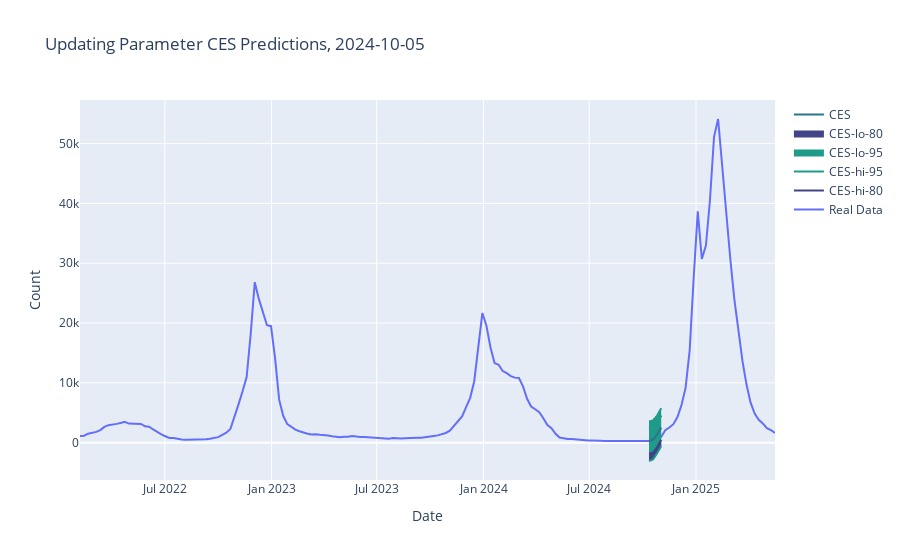
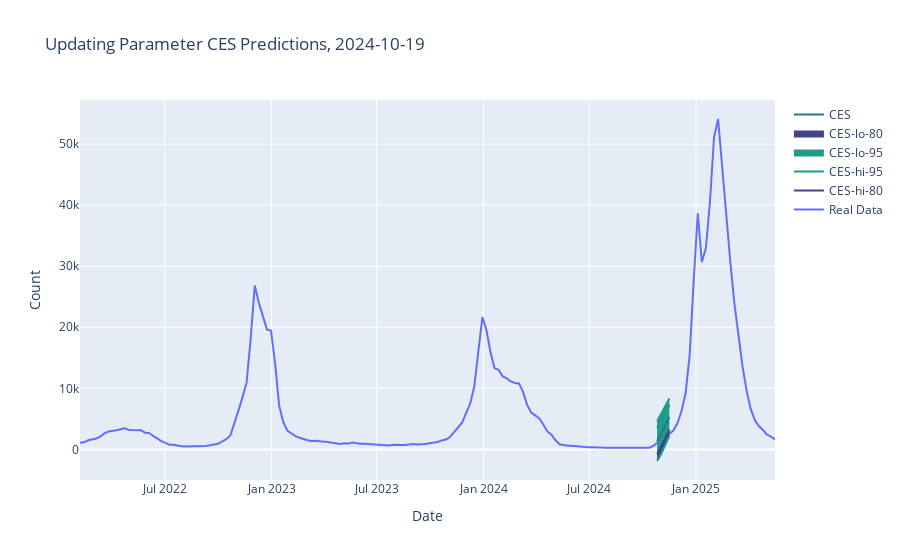
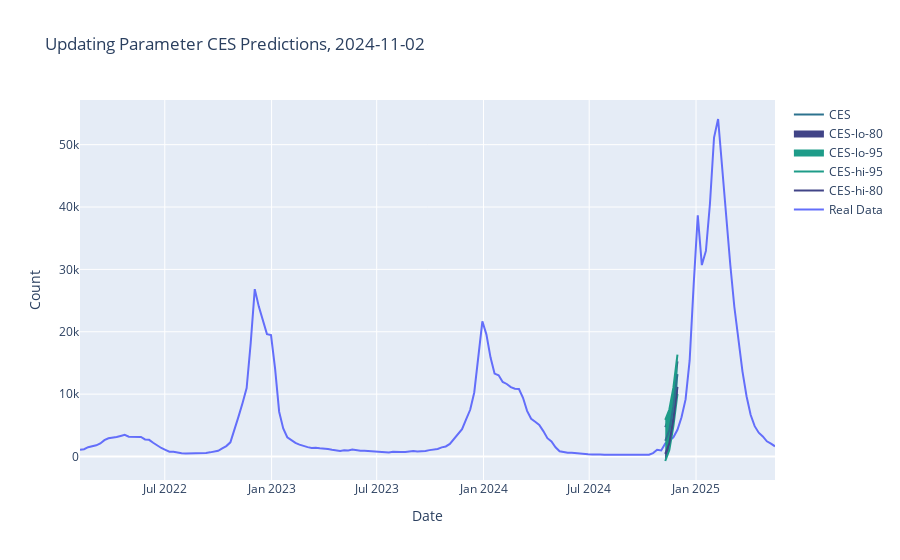
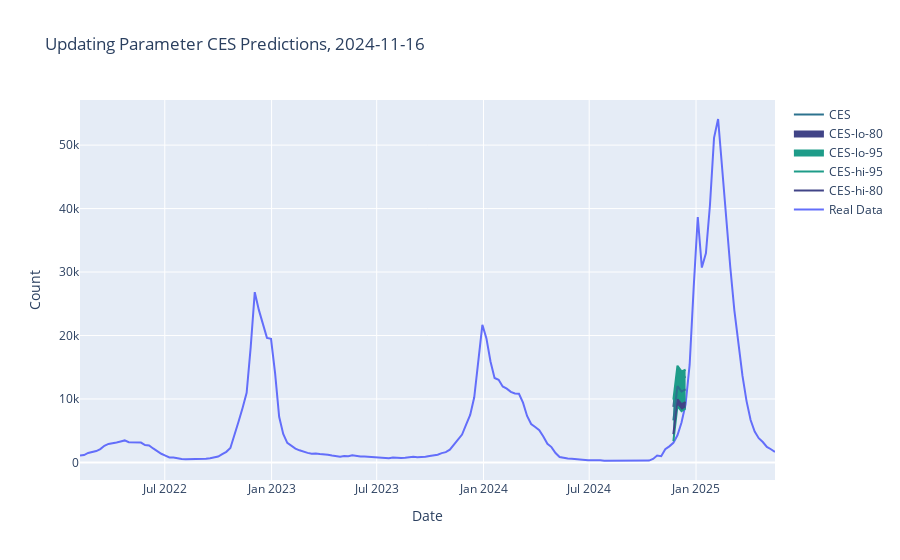

The notebook cell these images were saved under, in order:
### Code cell
UProcessor.create_graph()

### Figure 1 — Plotly figure (JSON) as saved in the notebook; plotly's stock layout.template omitted (floating-point values rounded to 4 significant figures; data arrays with more than 128 entries replaced by an {"elided": "..."} marker saying what was removed)
{"data": [{"mode": "lines", "name": "Real Data", "type": "scatter", "x": {"elided": "172 str values"}, "y": {"elided": "172 int values"}}, {"line": {"color": "#414487"}, "mode": "lines", "name": "CES-hi-80", "type": "scatter", "x": ["2024-10-12T00:00:00", "2024-10-19T00:00:00", "2024-10-26T00:00:00", "2024-11-02T00:00:00"], "y": [2412.0, 2620.0, 3425.0, 4549.0]}, {"line": {"color": "#1e9c89"}, "mode": "lines", "name": "CES-hi-95", "type": "scatter", "x": ["2024-10-12T00:00:00", "2024-10-19T00:00:00", "2024-10-26T00:00:00", "2024-11-02T00:00:00"], "y": [3556.0, 3711.0, 4534.0, 5750.0]}, {"fill": "tonexty", "fillcolor": "#1e9c89", "line": {"color": "#1e9c89"}, "mode": "lines", "name": "CES-lo-95", "type": "scatter", "x": ["2024-10-12T00:00:00", "2024-10-19T00:00:00", "2024-10-26T00:00:00", "2024-11-02T00:00:00"], "y": [-3071.0, -2792.0, -1790.0, -601.0]}, {"fill": "tonexty", "fillcolor": "#414487", "line": {"color": "#414487"}, "mode": "lines", "name": "CES-lo-80", "type": "scatter", "x": ["2024-10-12T00:00:00", "2024-10-19T00:00:00", "2024-10-26T00:00:00", "2024-11-02T00:00:00"], "y": [-1837.0, -1649.0, -736.3, 484.0]}, {"line": {"color": "#2c728e"}, "mode": "lines", "name": "CES", "type": "scatter", "x": ["2024-10-12T00:00:00", "2024-10-19T00:00:00", "2024-10-26T00:00:00", "2024-11-02T00:00:00"], "y": [265.2, 505.3, 1358.0, 2510.0]}], "layout": {"autosize": true, "hovermode": "x", "title": {"text": "Updating Parameter CES Predictions, 2024-10-05"}, "xaxis": {"autorange": true, "range": ["2022-02-05", "2025-05-17"], "title": {"text": "Date"}, "type": "date"}, "yaxis": {"autorange": true, "range": [-6248.0, 57290.0], "title": {"text": "Count"}, "type": "linear"}}}

### Figure 2 — Plotly figure (JSON) as saved in the notebook; plotly's stock layout.template omitted (floating-point values rounded to 4 significant figures; data arrays with more than 128 entries replaced by an {"elided": "..."} marker saying what was removed)
{"data": [{"mode": "lines", "name": "Real Data", "type": "scatter", "x": {"elided": "172 str values"}, "y": {"elided": "172 int values"}}, {"line": {"color": "#414487"}, "mode": "lines", "name": "CES-hi-80", "type": "scatter", "x": ["2024-10-26T00:00:00", "2024-11-02T00:00:00", "2024-11-09T00:00:00", "2024-11-16T00:00:00"], "y": [3509.0, 4652.0, 5883.0, 7285.0]}, {"line": {"color": "#1e9c89"}, "mode": "lines", "name": "CES-hi-95", "type": "scatter", "x": ["2024-10-26T00:00:00", "2024-11-02T00:00:00", "2024-11-09T00:00:00", "2024-11-16T00:00:00"], "y": [4607.0, 5816.0, 6964.0, 8358.0]}, {"fill": "tonexty", "fillcolor": "#1e9c89", "line": {"color": "#1e9c89"}, "mode": "lines", "name": "CES-lo-95", "type": "scatter", "x": ["2024-10-26T00:00:00", "2024-11-02T00:00:00", "2024-11-09T00:00:00", "2024-11-16T00:00:00"], "y": [-1900.0, -748.5, 732.5, 2189.0]}, {"fill": "tonexty", "fillcolor": "#414487", "line": {"color": "#414487"}, "mode": "lines", "name": "CES-lo-80", "type": "scatter", "x": ["2024-10-26T00:00:00", "2024-11-02T00:00:00", "2024-11-09T00:00:00", "2024-11-16T00:00:00"], "y": [-774.4, 405.3, 1799.0, 3245.0]}, {"line": {"color": "#2c728e"}, "mode": "lines", "name": "CES", "type": "scatter", "x": ["2024-10-26T00:00:00", "2024-11-02T00:00:00", "2024-11-09T00:00:00", "2024-11-16T00:00:00"], "y": [1366.0, 2544.0, 3865.0, 5287.0]}], "layout": {"autosize": true, "hovermode": "x", "title": {"text": "Updating Parameter CES Predictions, 2024-10-19"}, "xaxis": {"autorange": true, "range": ["2022-02-05", "2025-05-17"], "title": {"text": "Date"}, "type": "date"}, "yaxis": {"autorange": true, "range": [-5011.0, 57230.0], "title": {"text": "Count"}, "type": "linear"}}}

### Figure 3 — Plotly figure (JSON) as saved in the notebook; plotly's stock layout.template omitted (floating-point values rounded to 4 significant figures; data arrays with more than 128 entries replaced by an {"elided": "..."} marker saying what was removed)
{"data": [{"mode": "lines", "name": "Real Data", "type": "scatter", "x": {"elided": "172 str values"}, "y": {"elided": "172 int values"}}, {"line": {"color": "#414487"}, "mode": "lines", "name": "CES-hi-80", "type": "scatter", "x": ["2024-11-09T00:00:00", "2024-11-16T00:00:00", "2024-11-23T00:00:00", "2024-11-30T00:00:00"], "y": [4701.0, 6305.0, 10020.0, 15250.0]}, {"line": {"color": "#1e9c89"}, "mode": "lines", "name": "CES-hi-95", "type": "scatter", "x": ["2024-11-09T00:00:00", "2024-11-16T00:00:00", "2024-11-23T00:00:00", "2024-11-30T00:00:00"], "y": [5886.0, 7530.0, 11040.0, 16330.0]}, {"fill": "tonexty", "fillcolor": "#1e9c89", "line": {"color": "#1e9c89"}, "mode": "lines", "name": "CES-lo-95", "type": "scatter", "x": ["2024-11-09T00:00:00", "2024-11-16T00:00:00", "2024-11-23T00:00:00", "2024-11-30T00:00:00"], "y": [-719.5, 1062.0, 4877.0, 10050.0]}, {"fill": "tonexty", "fillcolor": "#414487", "line": {"color": "#414487"}, "mode": "lines", "name": "CES-lo-80", "type": "scatter", "x": ["2024-11-09T00:00:00", "2024-11-16T00:00:00", "2024-11-23T00:00:00", "2024-11-30T00:00:00"], "y": [427.6, 2118.0, 5969.0, 11160.0]}, {"line": {"color": "#2c728e"}, "mode": "lines", "name": "CES", "type": "scatter", "x": ["2024-11-09T00:00:00", "2024-11-16T00:00:00", "2024-11-23T00:00:00", "2024-11-30T00:00:00"], "y": [2527.0, 4216.0, 8031.0, 13200.0]}], "layout": {"autosize": true, "hovermode": "x", "title": {"text": "Updating Parameter CES Predictions, 2024-11-02"}, "xaxis": {"autorange": true, "range": ["2022-02-05", "2025-05-17"], "title": {"text": "Date"}, "type": "date"}, "yaxis": {"autorange": true, "range": [-3766.0, 57160.0], "title": {"text": "Count"}, "type": "linear"}}}

### Figure 4 — Plotly figure (JSON) as saved in the notebook; plotly's stock layout.template omitted (floating-point values rounded to 4 significant figures; data arrays with more than 128 entries replaced by an {"elided": "..."} marker saying what was removed)
{"data": [{"mode": "lines", "name": "Real Data", "type": "scatter", "x": {"elided": "172 str values"}, "y": {"elided": "172 int values"}}, {"line": {"color": "#414487"}, "mode": "lines", "name": "CES-hi-80", "type": "scatter", "x": ["2024-11-23T00:00:00", "2024-11-30T00:00:00", "2024-12-07T00:00:00", "2024-12-14T00:00:00"], "y": [8769.0, 14180.0, 13210.0, 13520.0]}, {"line": {"color": "#1e9c89"}, "mode": "lines", "name": "CES-hi-95", "type": "scatter", "x": ["2024-11-23T00:00:00", "2024-11-30T00:00:00", "2024-12-07T00:00:00", "2024-12-14T00:00:00"], "y": [9890.0, 15240.0, 14340.0, 14600.0]}, {"fill": "tonexty", "fillcolor": "#1e9c89", "line": {"color": "#1e9c89"}, "mode": "lines", "name": "CES-lo-95", "type": "scatter", "x": ["2024-11-23T00:00:00", "2024-11-30T00:00:00", "2024-12-07T00:00:00", "2024-12-14T00:00:00"], "y": [3341.0, 8889.0, 8069.0, 8510.0]}, {"fill": "tonexty", "fillcolor": "#414487", "line": {"color": "#414487"}, "mode": "lines", "name": "CES-lo-80", "type": "scatter", "x": ["2024-11-23T00:00:00", "2024-11-30T00:00:00", "2024-12-07T00:00:00", "2024-12-14T00:00:00"], "y": [4441.0, 9942.0, 9201.0, 9504.0]}, {"line": {"color": "#2c728e"}, "mode": "lines", "name": "CES", "type": "scatter", "x": ["2024-11-23T00:00:00", "2024-11-30T00:00:00", "2024-12-07T00:00:00", "2024-12-14T00:00:00"], "y": [6636.0, 12020.0, 11190.0, 11510.0]}], "layout": {"autosize": true, "hovermode": "x", "title": {"text": "Updating Parameter CES Predictions, 2024-11-16"}, "xaxis": {"autorange": true, "range": ["2022-02-05", "2025-05-17"], "title": {"text": "Date"}, "type": "date"}, "yaxis": {"autorange": true, "range": [-2771, 57109], "title": {"text": "Count"}, "type": "linear"}}}
